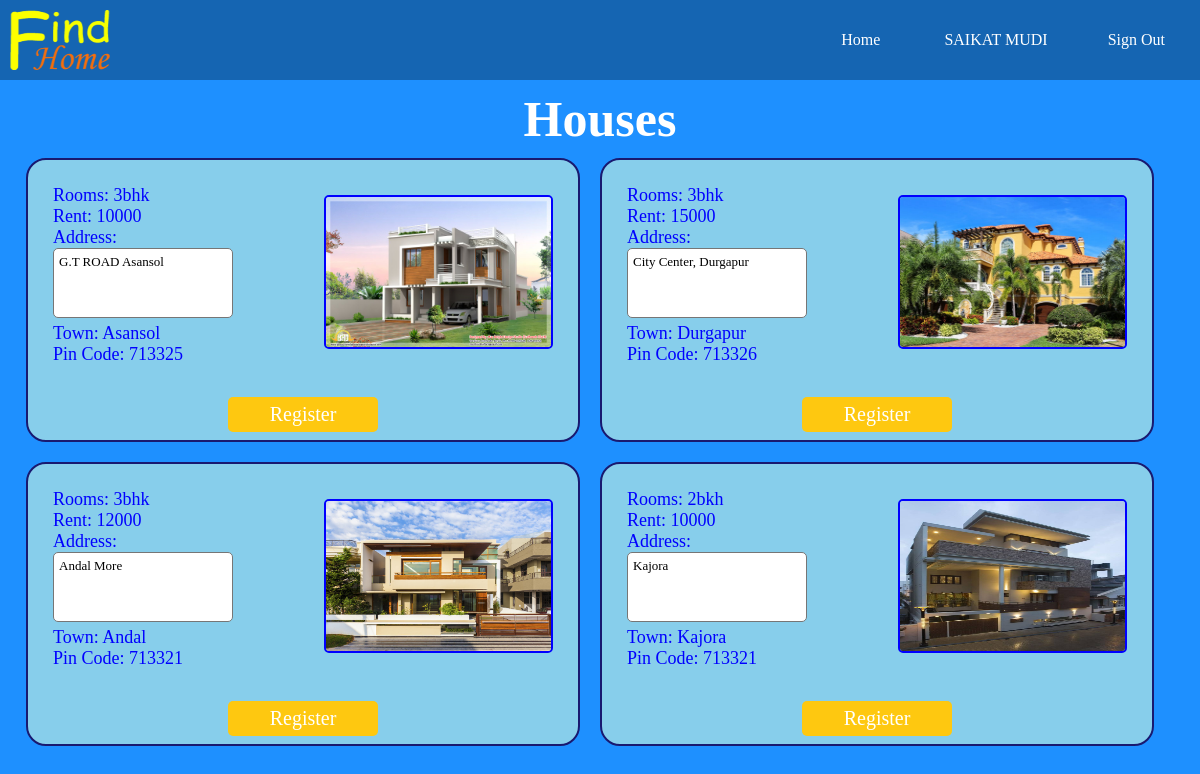
/php/gethome.php (signed in), run on the app's committed database.
### tables this page shows
CREATE TABLE `verified_houses` (
  `id` int(5) NOT NULL,
  `user_id` int(5) NOT NULL,
  `fullname` varchar(50) NOT NULL,
  `email` varchar(50) NOT NULL,
  `mobile` int(10) NOT NULL,
  `altmobile` int(10) NOT NULL,
  `rooms` varchar(25) NOT NULL,
  `plot` varchar(25) NOT NULL,
  `facilities` varchar(255) NOT NULL,
  `address` varchar(255) NOT NULL,
  `status` varchar(10) NOT NULL,
  `image` varchar(255) NOT NULL,
  `rent` int(30) NOT NULL,
  `deposit` int(30) NOT NULL,
  `town` varchar(30) NOT NULL,
  `pincode` int(10) NOT NULL,
  `district` varchar(30) NOT NULL,
  `state` varchar(30) NOT NULL,
  `verified` int(2) NOT NULL
);

### php/gethome.php (the view, shortened to what this page needs)
<?php require "config.php"; ?>
<?php
	$query = "SELECT * FROM verified_houses";
	$result = mysqli_query($con, $query) or die(" ".mysqli_error($con));
?>
<!DOCTYPE html>
<html>
<head>
	<link rel="stylesheet" type="text/css" href="../style/gethome.css">
</head>
<body>
	<div id="main">
		<nav>
			<a href="../index.php"><img src="../assets/logo1.png"></a>
			<ul>
				<li><a href="../index.php">Home</a></li>
				<?php if(isset($_SESSION['email'])) {
					echo "<li><a href='dashboard.php'>".$_SESSION['fullname']."</a></li>";
					echo "<li><a href='signout.php'>Sign Out</a></li>";
				}else {
					echo "<li><a href='login.php'>Login</a></li>";
					echo "<li><a href='register.php'>Register</a></li>";
				} ?>
			</ul>
		</nav>
		<div class="text">Houses</div>
		<div class="flex">
		<?php
		if (mysqli_num_rows($result)>0) {
			while($data = mysqli_fetch_assoc($result)){
		?>
			<div class="houses">
				<div class="data">
					<p><label>Rooms: </label><?php echo $data["rooms"]; ?></p>
					<p><label>Rent: </label><?php echo $data["rent"]; ?></p>
					<p><label>Address: </label><br>
						<textarea readonly><?php echo $data["address"]; ?></textarea>
					</p>
					<p><label>Town: </label><?php echo $data["town"]; ?></p>
					<p><label>Pin Code: </label><?php echo $data["pincode"]; ?></p>
				</div>
				<div><img class="image" src="<?php echo $data["image"]; ?>"></div>
				<div class="btn"><a href="done.php?active=<?php echo $data["id"] ?>">
					<button>Register</button></a>
				</div>
			</div>
		<?php
			}
		}
		?>
		</div>
	</div>
</body>
</html>

### style/gethome.css (style rules this page uses)
* { margin: 0; padding: 0; font-family: verdana; }
body { background-color: #1E90FF; }
nav { width: 100%; height: 80px; background-color: rgba(0,0,0,0.3); }
nav img { position: relative; top: 10px; left: 10px; width: 100px; height: 60px; }
nav ul li { list-style-type: none; display: inline-block; line-height: 80px; transition: 0.5s all; }
nav ul { float: right; margin-right: 5px; }
nav ul li a { text-decoration: none; color: #fff; padding: 30px; }
.text { text-align: center; font-size: 50px; margin-top: 10px; margin-bottom: 10px; color: white; font-weight: bold; }
.flex { display: flex; flex-wrap: wrap; justify-content: center; }
.houses { position: relative; width: 500px; height: 230px; background-color: #87CEEB; border-radius: 20px; border: 2px solid; border-color: #191970; margin-bottom: 20px; padding: 25px; margin-right: 20px; }
.data { float: left; color: blue; font-size: 18px; }
textarea { width: 180px; height: 70px; font-size: 13px; padding: 5px 5px; box-sizing: border-box; border-radius: 5px; resize: none; }
.image { width: 225px; height: 150px; border: 2px solid blue; margin-top: 10px; border-radius: 5px; float: right; }
.btn { position: absolute; left: 50%; transform: translate(-50%); bottom: 8px; }
.btn button { width: 150px; height: 35px; background-color: #FEC810; color: white; font-size: 20px; border: 0; border-radius: 5px; }

### data on the page
verified_houses: rooms "3bhk", rent "10000", address "G.T ROAD Asansol", town "Asansol", pincode "713325", image (picture)
verified_houses: rooms "3bhk", rent "15000", address "City Center, Durgapur", town "Durgapur", pincode "713326", image (picture)
verified_houses: rooms "3bhk", rent "12000", address "Andal More", town "Andal", pincode "713321", image (picture)
verified_houses: rooms "2bkh", rent "10000", address "Kajora", town "Kajora", pincode "713321", image (picture)

### other printed values
$_SESSION['fullname'] "SAIKAT MUDI"
